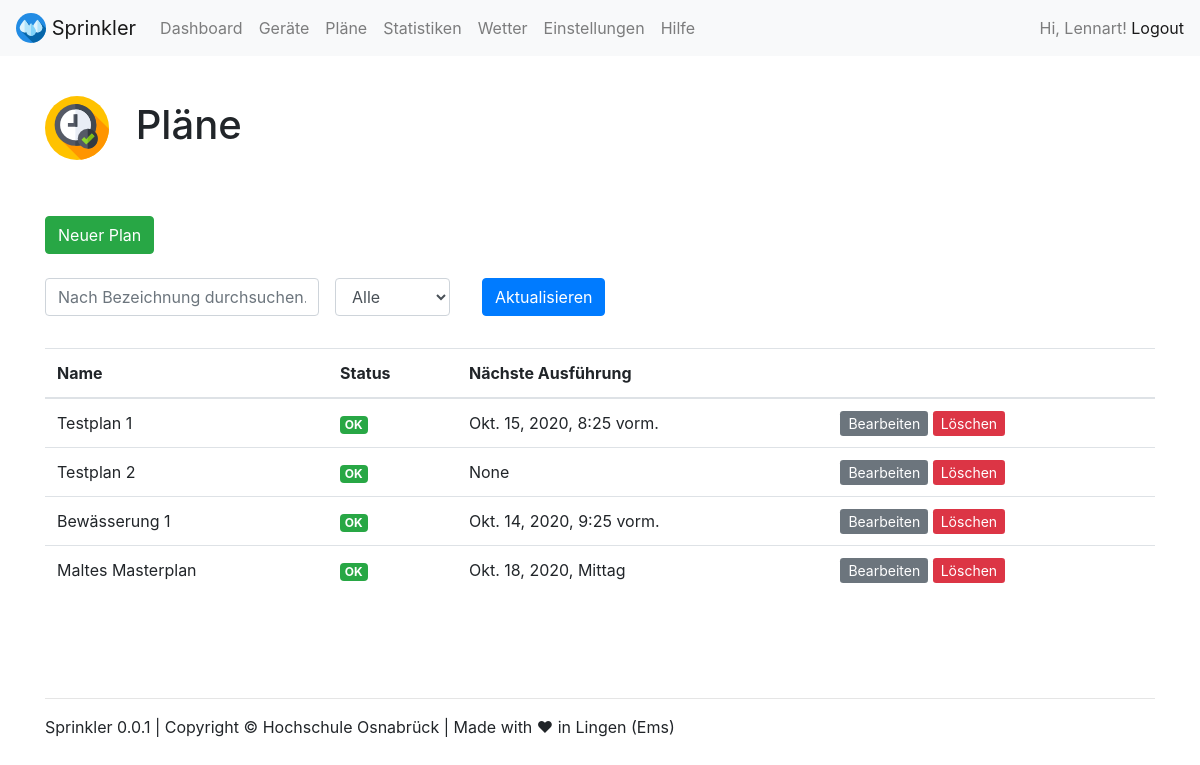
Screenshot of /plans/ (signed in) with the database file from the repository.
### webapp/models.py (models this page shows, shortened)
class Plan(models.Model):
    name = models.CharField(max_length=200)
    status = models.CharField(
        max_length=10,
        choices=STATUS_CHOICES,
        default='OK',
    )
    description = models.CharField(max_length=3000, default="Beschreibung")
    automation = models.BooleanField(default=False)
    sprinkler = models.ManyToManyField(Sprinkler)
    pump = models.ManyToManyField(Pump)
    sensor = models.ManyToManyField(Sensor)
    next_execution_time = None
    def get_related_schedules(self):
        return self.schedule_set.all()
    def get_next_allowed_start_date_time(self):
        next_allowed_start_date_time = None
        schedules = self.get_related_schedules()
        for schedule in schedules:
            schedule_next_allowed_date_time = schedule.get_next_date_time(schedule.get_allowed_weekdays(), schedule.allow_time_start)
            if (next_allowed_start_date_time == None) or (next_allowed_start_date_time > schedule_next_allowed_date_time):
                next_allowed_start_date_time = schedule_next_allowed_date_time
        print(next_allowed_start_date_time)
        return next_allowed_start_date_time

### webapp/views.py (the view)
# urls.py: path('plans/', views.plans, name='plans'),
@login_required(login_url='/admin/login/')
def plans(request):
    args = {}
    args['filter_name'] = request.GET.get('name', '')
    args['filter_status'] = request.GET.get('status', '')
    plans = Plan.objects
    check = 0
    if(args['filter_name'] != ''):
        plans = plans.filter(name__contains=args['filter_name'])
        check = 1
    elif(args['filter_status'] == 'OK' or args['filter_status'] == 'Warnung' or args['filter_status'] == 'Fehler'):
        plans = plans.filter(status__contains=args['filter_status'])
        check = 1
    if(check == 0):
        plans = plans.all()
    for plan in plans:
        plan.next_execution_time = plan.get_next_allowed_start_date_time()
    args['plans'] = plans
    return TemplateResponse(request, "plans.html", args)

### webapp/models.py (called while the page is built)
    def get_allowed_weekdays(self):
        allowed_weekdays = []
        if self.allow_monday: allowed_weekdays.append(0)
        if self.allow_tuesday: allowed_weekdays.append(1)
        if self.allow_wednesday: allowed_weekdays.append(2)
        if self.allow_thursday: allowed_weekdays.append(3)
        if self.allow_friday: allowed_weekdays.append(4)
        if self.allow_saturday: allowed_weekdays.append(5)
        if self.allow_sunday: allowed_weekdays.append(6)
        return allowed_weekdays

### webapp/templates/plans.html (shortened to what this page needs)
{% load static %}
{% include "views/top.html" %}
<br>
<h1><img src="{% static 'webapp/img/icons/plans.svg' %}" width="64" class="mr-3"> Pläne</h1>
<br><br>
<a class="btn btn-success" target="_blank" href="{% url 'plan_create' %}" role="button">Neuer Plan</a>
<br>
<br>
<form class="form-inline" method="GET" action="{% url 'plans' %}">
  <div class="form-group mb-2">
    <input value="{{ filter_name }}" name="name" type="text" class="form-control" placeholder="Nach Bezeichnung durchsuchen...">
  </div>
  <div class="form-group mx-sm-3 mb-2">
    <select name="status" id="inputState" class="form-control">
        <option {% if filter_status == 'Alle' %} selected {% endif %}>Alle</option>
    </select>
  </div>
  <div class="form-group mx-sm-3 mb-2">
    <button type="submit" class="btn btn-primary">Aktualisieren</button>
  </div>
</form>
<br>
{% if plans %}
<table class="table table-hover">
  <thead>
    <tr>
      <th scope="col">Name</th>
      <th scope="col">Status</th>
      <th scope="col">Nächste Ausführung</th>
      <th scope="col"></th>
    </tr>
  </thead>
  <tbody>
    {% for plan in plans %}
    <tr>
      <td scope="row">{{ plan.name }}</td>
      <td>
        {% if plan.status == 'OK' %}
        <span class="badge badge-success">OK</span>
        {% endif %}
      </td>
      <td>{{ plan.next_execution_time }}</td>
      <td>
        <a class="btn-sm btn-secondary" href="{% url 'plan_edit' plan.id %}" role="button">Bearbeiten</a>
        <a onclick="return confirm('Soll der Plan {{ plan.name }} löschen?')" class="btn-sm btn-danger" href="{% url 'plan_delete' plan.id %}" role="button">Löschen</a>
      </td>
    </tr>
    {% endfor %}
  </tbody>
</table>
{% else %}
<p>Es wurden keine Pläne gefunden.</p>
{% endif %}
{% include "views/footer.html" %}
{% include "views/bottom.html" %}

### webapp/templates/views/top.html (shortened to what this page needs)
{% load static %}
<!doctype html>
<html lang="de">
  <head>
    <link rel="stylesheet" href="https://stackpath.bootstrapcdn.com/bootstrap/4.5.2/css/bootstrap.min.css">
    <link rel="stylesheet" type="text/css" href="{% static 'webapp/css/style.css' %}">
  </head>
  <body>
    <nav class="navbar navbar-expand-lg navbar-light bg-light">
      <a class="navbar-brand" href="{% url 'index' %}">
        <img src="{% static 'webapp/img/icons/drops.svg' %}" width="30" height="30" class="d-inline-block align-top" alt="" loading="lazy">
        Sprinkler
      </a>
      <div class="collapse navbar-collapse" id="navbarNavAltMarkup">
        <div class="navbar-nav">
          {% if user.is_authenticated %}
          <a class="nav-link" href="{% url 'dashboard' %}">Dashboard</a>
          <a class="nav-link" href="{% url 'devices' %}">Geräte</a>
          <a class="nav-link" href="{% url 'plans' %}">Pläne</a>
          <a class="nav-link" href="{% url 'statistics' %}">Statistiken</a>
          <a class="nav-link" href="{% url 'weather' %}">Wetter</a>
          <a class="nav-link" href="{% url 'settings' %}">Einstellungen</a>
          {% endif %}
          <a class="nav-link" href="{% url 'help' %}">Hilfe</a>
        </div>
      </div>
      <span class="navbar-text">
      {% if user.is_authenticated %}
      Hi, {{ user.username }}!  <a href="/admin/logout/?next=/">Logout</a>
      {% else %}
      <a href="/admin/login/?next=/dashboard/">Login</a>
      {% endif %}
      </span>
    </nav>
    <div class="container mt-3">

### rows the page displays
Plan: name "Testplan 1", status "OK", next_execution_time "Okt. 15, 2020, 8:25 vorm."
Plan: name "Testplan 2", status "OK", next_execution_time "None"
Plan: name "Bewässerung 1", status "OK", next_execution_time "Okt. 14, 2020, 9:25 vorm."
Plan: name "Maltes Masterplan", status "OK", next_execution_time "Okt. 18, 2020, Mittag"

### other values shown
{{ user.username }} "Lennart"
